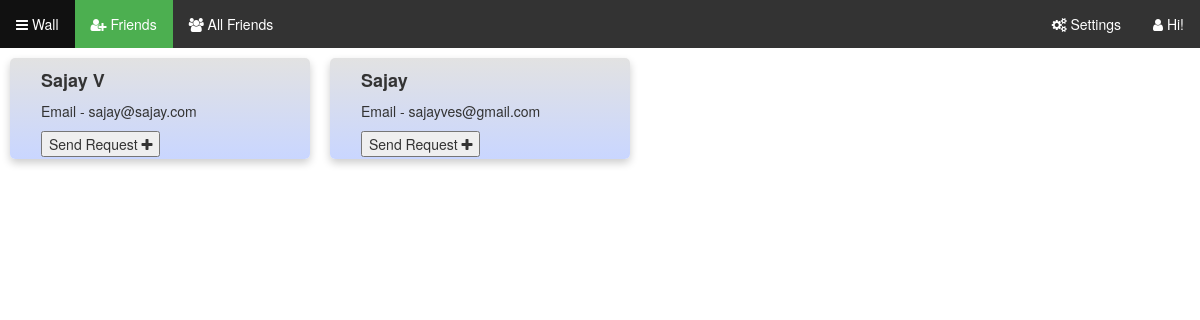
The app's page /wall/allusers/ (signed in) with its own data.
### login/models.py (models this page shows)
class User(models.Model):
	firstName = models.CharField(max_length=20)
	emailId = models.EmailField(max_length=30, primary_key = True)
	password = models.CharField(max_length=20)
	dob = models.DateField(blank=True)
	proficPic = models.ImageField(blank=True)
	phoneNumber = models.CharField(max_length=10)
	def __str__(self):
		return str(self.emailId)

### post/views.py (the view)
def allusers(request):
	user = User.objects.get(emailId=request.session['email'])
	users=[]
	friends = Friends.objects.all()
	for friend in friends:
		if friend.sender.emailId==user.emailId or friend.receiver.emailId==user.emailId:
			if friend.sender.emailId==user.emailId:
				users.append(friend.receiver)
			else:
				users.append(friend.sender)
	totusers = User.objects.all()
	print totusers
	for us in totusers:
		if us in users:
			totusers=totusers.exclude(emailId=us.emailId)
	totusers=totusers.exclude(emailId=request.session['email'])
	context={
		'users':totusers,
	}
	return render(request,'post/friends.html',context)

### post/templates/post/friends.html (shortened to what this page needs)
<!DOCTYPE html>
<html>
<head>
<link rel="stylesheet" type="text/css" href="https://maxcdn.bootstrapcdn.com/bootstrap/3.3.7/css/bootstrap.min.css">
<link rel="stylesheet" href="https://maxcdn.bootstrapcdn.com/font-awesome/4.7.0/css/font-awesome.min.css">
</head>
<body>
<div ng-app="myApp" >
<ul class="topnav">
  <li class="right"><a href="#">
    <i class="fa fa-user" aria-hidden="true"></i>
    <span> Hi! {{name}}</span>
  </a></li>
  <li><a  href="#Wall">
      <i class="fa fa-bars" aria-hidden="true"></i>
      <span class="hidden-xs"> Wall</span>
  </a></li>
  <li><a class="active" href="#Friends">
      <span class="fa fa-user-plus" aria-hidden="true"></span>
      <span class="hidden-xs" > Friends</span>
  </a></li>
  <li><a href="#All_Friends">
      <i class="fa fa-users" aria-hidden="true"></i>
      <span class="hidden-xs" >  All Friends</span>
  </a></li>
    <li class="right"><a href="#Settings">
      <i class="fa fa-cogs" aria-hidden="true"></i>
      <span class="hidden-xs" >  Settings</span>
  </a></li>
</ul>
{% if users %}
  <div>
  {% for user in users %}
    <div class="card col-lg-3 col-sm-4 col-xs-6" ng-controller="myCtrl">
      <div class="container" style="width: 100%;">
        <h4><b>{{user.firstName}}</b></h4>
        <p >Email - {{user.emailId}}</p>
        <form action='/wall/freq/' method='post'>
         <button type="submit" aria-hidden="true">Send Request <i class="fa fa-plus" aria-hidden="true"></i>
         </button>
        </form>
        </div>
    </div>
  {% endfor %}
  </div>
{% endif %}
</div>
</body>
</html>

### post/templates/post/friends.html (style rules this page uses)
body { margin: 0; }
ul.topnav { list-style-type: none; margin: 0; padding: 0; overflow: hidden; background-color: #333; }
ul.topnav li { float: left; }
ul.topnav li a { display: block; color: white; text-align: center; padding: 14px 16px; text-decoration: none; }
ul.topnav li a.active { background-color: #4CAF50; }
ul.topnav li.right { float: right; }
.card { box-shadow: 0 4px 8px 0 rgba(0,0,0,0.2); transition: 0.3s; margin: 10px; border-radius: 5px; float: left; overflow: hidden; background: #C9D6FF; background: -webkit-linear-gradient(to bottom, #E2E2E2, #C9D6FF); background: linear-gradient(to bottom, #E2E2E2, #C9D6FF); }
.container { padding: 2px 16px; }

### records on screen
User: firstName "Sajay V", emailId "sajay@sajay.com"
User: firstName "Sajay", emailId "sajayves@gmail.com"
